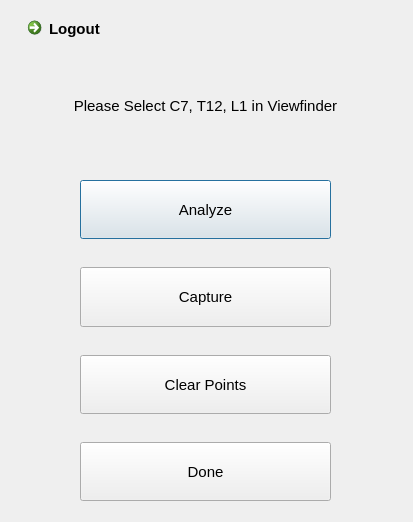
<?xml version="1.0" encoding="UTF-8"?>
<ui version="4.0">
 <class>Dialog</class>
 <widget class="QDialog" name="Dialog">
  <property name="geometry">
   <rect>
    <x>0</x>
    <y>0</y>
    <width>413</width>
    <height>522</height>
   </rect>
  </property>
  <property name="windowTitle">
   <string>Kyphosis Control Panel</string>
  </property>
  <widget class="QWidget" name="verticalLayoutWidget">
   <property name="geometry">
    <rect>
     <x>20</x>
     <y>60</y>
     <width>371</width>
     <height>91</height>
    </rect>
   </property>
   <property name="font">
    <font>
     <pointsize>11</pointsize>
    </font>
   </property>
   <layout class="QVBoxLayout" name="verticalLayout">
    <item>
     <widget class="QLabel" name="label">
      <property name="sizePolicy">
       <sizepolicy hsizetype="Expanding" vsizetype="Expanding">
        <horstretch>0</horstretch>
        <verstretch>0</verstretch>
       </sizepolicy>
      </property>
      <property name="font">
       <font>
        <pointsize>11</pointsize>
       </font>
      </property>
      <property name="text">
       <string>Please Select C7, T12, L1 in Viewfinder</string>
      </property>
      <property name="alignment">
       <set>Qt::AlignCenter</set>
      </property>
     </widget>
    </item>
   </layout>
  </widget>
  <widget class="QWidget" name="verticalLayoutWidget_2">
   <property name="geometry">
    <rect>
     <x>80</x>
     <y>180</y>
     <width>251</width>
     <height>321</height>
    </rect>
   </property>
   <property name="sizePolicy">
    <sizepolicy hsizetype="Preferred" vsizetype="Expanding">
     <horstretch>0</horstretch>
     <verstretch>0</verstretch>
    </sizepolicy>
   </property>
   <property name="font">
    <font>
     <pointsize>11</pointsize>
    </font>
   </property>
   <layout class="QVBoxLayout" name="verticalLayout_2">
    <property name="sizeConstraint">
     <enum>QLayout::SetNoConstraint</enum>
    </property>
    <item>
     <widget class="QPushButton" name="pushButton">
      <property name="sizePolicy">
       <sizepolicy hsizetype="Minimum" vsizetype="Expanding">
        <horstretch>0</horstretch>
        <verstretch>0</verstretch>
       </sizepolicy>
      </property>
      <property name="font">
       <font>
        <pointsize>11</pointsize>
       </font>
      </property>
      <property name="text">
       <string>Analyze</string>
      </property>
     </widget>
    </item>
    <item>
     <spacer name="verticalSpacer_3">
      <property name="font">
       <font>
        <pointsize>11</pointsize>
       </font>
      </property>
      <property name="orientation">
       <enum>Qt::Vertical</enum>
      </property>
      <property name="sizeType">
       <enum>QSizePolicy::Fixed</enum>
      </property>
      <property name="sizeHint" stdset="0">
       <size>
        <width>20</width>
        <height>22</height>
       </size>
      </property>
     </spacer>
    </item>
    <item>
     <widget class="QPushButton" name="pushButton_2">
      <property name="sizePolicy">
       <sizepolicy hsizetype="Minimum" vsizetype="Expanding">
        <horstretch>0</horstretch>
        <verstretch>0</verstretch>
       </sizepolicy>
      </property>
      <property name="font">
       <font>
        <pointsize>11</pointsize>
       </font>
      </property>
      <property name="text">
       <string>Capture</string>
      </property>
     </widget>
    </item>
    <item>
     <spacer name="verticalSpacer">
      <property name="font">
       <font>
        <pointsize>11</pointsize>
       </font>
      </property>
      <property name="orientation">
       <enum>Qt::Vertical</enum>
      </property>
      <property name="sizeType">
       <enum>QSizePolicy::Fixed</enum>
      </property>
      <property name="sizeHint" stdset="0">
       <size>
        <width>20</width>
        <height>22</height>
       </size>
      </property>
     </spacer>
    </item>
    <item>
     <widget class="QPushButton" name="pushButton_3">
      <property name="sizePolicy">
       <sizepolicy hsizetype="Minimum" vsizetype="Expanding">
        <horstretch>0</horstretch>
        <verstretch>0</verstretch>
       </sizepolicy>
      </property>
      <property name="font">
       <font>
        <pointsize>11</pointsize>
       </font>
      </property>
      <property name="text">
       <string>Clear Points</string>
      </property>
     </widget>
    </item>
    <item>
     <spacer name="verticalSpacer_2">
      <property name="font">
       <font>
        <pointsize>11</pointsize>
       </font>
      </property>
      <property name="orientation">
       <enum>Qt::Vertical</enum>
      </property>
      <property name="sizeType">
       <enum>QSizePolicy::Fixed</enum>
      </property>
      <property name="sizeHint" stdset="0">
       <size>
        <width>20</width>
        <height>22</height>
       </size>
      </property>
     </spacer>
    </item>
    <item>
     <widget class="QPushButton" name="pushButton_4">
      <property name="sizePolicy">
       <sizepolicy hsizetype="Minimum" vsizetype="Expanding">
        <horstretch>0</horstretch>
        <verstretch>0</verstretch>
       </sizepolicy>
      </property>
      <property name="font">
       <font>
        <pointsize>11</pointsize>
       </font>
      </property>
      <property name="text">
       <string>Done</string>
      </property>
     </widget>
    </item>
   </layout>
  </widget>
  <widget class="QCommandLinkButton" name="commandLinkButton">
   <property name="geometry">
    <rect>
     <x>20</x>
     <y>10</y>
     <width>185</width>
     <height>41</height>
    </rect>
   </property>
   <property name="font">
    <font>
     <family>Segoe UI</family>
     <pointsize>11</pointsize>
    </font>
   </property>
   <property name="text">
    <string>Logout</string>
   </property>
  </widget>
 </widget>
 <resources/>
 <connections/>
</ui>
